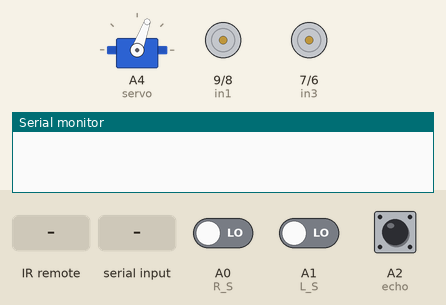
The sketch below on a simulated Arduino Uno, built with avr-gcc and run on an emulated ATmega328P. Shown: servo, motor-driver pin pairs drawn as motors (green arrow = first pin HIGH = forward, orange = second pin HIGH = backward, longer = more drive, scaled by the enable pin), the last lines printed to the serial monitor. Wiring (inferred from the names in the program): servo: signal A4. The test bench sets the inputs (shaded band); at power-on: A2 (echo) LOW, A0 (R_S) LOW, A1 (L_S) LOW. Servo pulses on a pin are drawn as a servo (544–2400 µs = 0–180°).

Above: at 4.7 s.
4.8 s: infrared code 0x47 received
At 7.5 s:
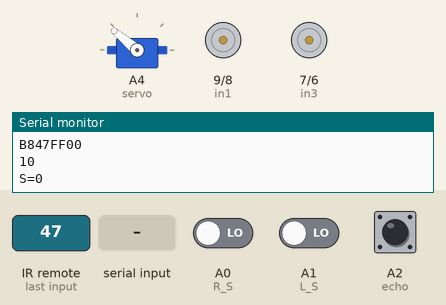
7.8 s: A2 (echo) pulsed HIGH 2 times (0.12 s each, 0.3 s apart)
10.8 s: "1\n" received over the second serial link
19.8 s: infrared code 0x46 received
At 22.1 s:
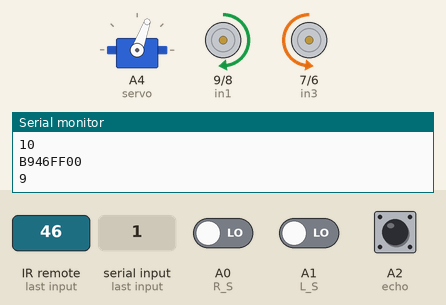
22.4 s: "0\n" received over the second serial link
At 27.8 s:
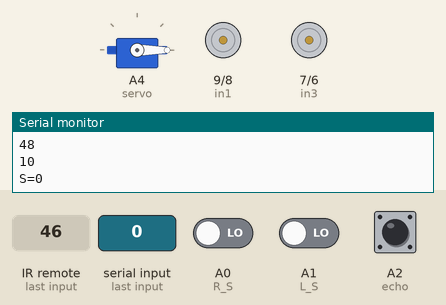
Timing chart, 0 to 31.6 s (numbered marks = the images above; inputs shaded):
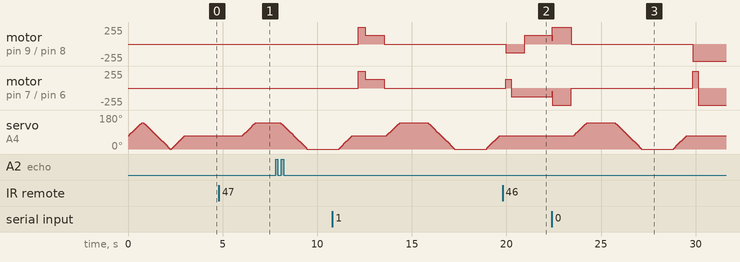

Measured:
- after the input at 4.8 s, servo on A4 (servo): moves from 70° to 140° over 0.67 s, starting after 1.3 s
- after the input at 19.8 s, servo on A4 (servo): stays 70° (without the input it goes to 75° after 2.2 s)
- after the input at 22.4 s, motor on pin 9 (in1) / pin 8 (in2): forward 130/255 → forward 255/255 at once, → stopped 1.0 s later, → backward 255/255 6.4 s later; motor on pin 7 (in3) / pin 6 (in4): backward 130/255 → backward 255/255 at once, → stopped 1.0 s later, → forward 255/255 6.4 s later, → backward 255/255 0.30 s later

The sketch:

robot_control.ino
```cpp
#include <SoftwareSerial.h>
SoftwareSerial BT_Serial(2, 3); // RX, TX

#include <IRremote.hpp>

const int RECV_PIN = A5;

#define enA 10//Enable1 L298 Pin enA
#define in1 9 //Motor1  L298 Pin in1
#define in2 8 //Motor1  L298 Pin in1
#define in3 7 //Motor2  L298 Pin in1
#define in4 6 //Motor2  L298 Pin in1
#define enB 5 //Enable2 L298 Pin enB

#define servo A4
#define R_S A0 //ir sensor Right
#define L_S A1 //ir sensor Left
#define echo A2    //Echo pin
#define trigger A3 //Trigger pin

int distance_L, distance_F = 30, distance_R;
long distance;
int set = 20;
int bt_ir_data; // variable to receive data from the serial port and IRremote
int Speed = 130;
int mode=0;
int IR_data;

void setup(){ // put your setup code here, to run once
  pinMode(R_S, INPUT); // declare if sensor as input
  pinMode(L_S, INPUT); // declare ir sensor as input
  pinMode(echo, INPUT );// declare ultrasonic sensor Echo pin as input
  pinMode(trigger, OUTPUT); // declare ultrasonic sensor Trigger pin as Output
  pinMode(enA, OUTPUT); // declare as output for L298 Pin enA
  pinMode(in1, OUTPUT); // declare as output for L298 Pin in1
  pinMode(in2, OUTPUT); // declare as output for L298 Pin in2
  pinMode(in3, OUTPUT); // declare as output for L298 Pin in3
  pinMode(in4, OUTPUT); // declare as output for L298 Pin in4
  pinMode(enB, OUTPUT); // declare as output for L298 Pin enB

  IrReceiver.begin(RECV_PIN, ENABLE_LED_FEEDBACK);

  Serial.begin(9600); // start serial communication at 9600bps
  BT_Serial.begin(9600);

  pinMode(servo, OUTPUT);

  for (int angle = 70; angle <= 140; angle += 5) {
    servoPulse(servo, angle);
  }
  for (int angle = 140; angle >= 0; angle -= 5) {
    servoPulse(servo, angle);
  }
  for (int angle = 0; angle <= 70; angle += 5) {
    servoPulse(servo, angle);
  }
  delay(500);
}

void loop(){
  if(BT_Serial.available() > 0){  //if some date is sent, reads it and saves in state
    bt_ir_data = BT_Serial.read();
    Serial.println(bt_ir_data);
    if(bt_ir_data > 20){
      Speed = bt_ir_data;
    }
  }

  if (IrReceiver.decode()) {
    Serial.println(IrReceiver.decodedIRData.decodedRawData, HEX);
    bt_ir_data = IRremote_data();
    Serial.println(bt_ir_data);
    IrReceiver.resume(); // Receive the next value
    delay(100);
  }

  if(bt_ir_data == 8){mode=0; Stop();}    //Manual Android Application and IR Remote Control Command
  else if(bt_ir_data == 9){mode=1; Speed=130;} //Auto Line Follower Command
  else if(bt_ir_data ==10){mode=2; Speed=255;} //Auto Obstacle Avoiding Command

  analogWrite(enA, Speed); // Write The Duty Cycle 0 to 255 Enable Pin A for Motor1 Speed
  analogWrite(enB, Speed); // Write The Duty Cycle 0 to 255 Enable Pin B for Motor2 Speed

  if(mode==0){
    //===============================================================================
    //                          Key Control Command
    //===============================================================================
    if(bt_ir_data == 1){forword(); }  // if the bt_data is '1' the DC motor will go forward
    else if(bt_ir_data == 2){backword();}  // if the bt_data is '2' the motor will Reverse
    else if(bt_ir_data == 3){turnLeft();}  // if the bt_data is '3' the motor will turn left
    else if(bt_ir_data == 4){turnRight();} // if the bt_data is '4' the motor will turn right
    else if(bt_ir_data == 5){Stop(); }     // if the bt_data '5' the motor will Stop
    //===============================================================================
    //                          Voice Control Command
    //===============================================================================
    else if(bt_ir_data == 6){turnLeft();  delay(400);  bt_ir_data = 5;}
    else if(bt_ir_data == 7){turnRight(); delay(400);  bt_ir_data = 5;}
  }

  if(mode==1){
    //===============================================================================
    //                          Line Follower Control
    //===============================================================================
    if((digitalRead(R_S) == 0)&&(digitalRead(L_S) == 0)){forword();}  //if Right Sensor and Left Sensor are at White color then it will call forword function
    if((digitalRead(R_S) == 1)&&(digitalRead(L_S) == 0)){turnRight();}//if Right Sensor is Black and Left Sensor is White then it will call turn Right function
    if((digitalRead(R_S) == 0)&&(digitalRead(L_S) == 1)){turnLeft();} //if Right Sensor is White and Left Sensor is Black then it will call turn Left function
    if((digitalRead(R_S) == 1)&&(digitalRead(L_S) == 1)){Stop();}     //if Right Sensor and Left Sensor are at Black color then it will call Stop function
  }

  if(mode==2){
    //===============================================================================
    //                          Obstacle Avoiding Control
    //===============================================================================
    distance_F = Ultrasonic_read();
    Serial.print("S=");Serial.println(distance_F);
    if (distance_F > set){forword();}
    else{Check_side();}
  }
  delay(10);
}

long IRremote_data(){
  // Using command value for IRremote 4.6.1
  uint8_t cmd = IrReceiver.decodedIRData.command;

  if(cmd == 0x18){IR_data=1;}
  else if(cmd == 0x52){IR_data=2;}
  else if(cmd == 0x08){IR_data=3;}
  else if(cmd == 0x5A){IR_data=4;}
  else if(cmd == 0x1C){IR_data=5;}
  else if(cmd == 0x45){IR_data=8;}
  else if(cmd == 0x46){IR_data=9;}
  else if(cmd == 0x47){IR_data=10;}

  return IR_data;
}

void servoPulse (int pin, int angle){
  int pwm = (angle*11) + 500;      // Convert angle to microseconds
  digitalWrite(pin, HIGH);
  delayMicroseconds(pwm);
  digitalWrite(pin, LOW);
  delay(50);                   // Refresh cycle of servo
}

//**********************Ultrasonic_read****************************
long Ultrasonic_read(){
  digitalWrite(trigger, LOW);
  delayMicroseconds(2);
  digitalWrite(trigger, HIGH);
  delayMicroseconds(10);
  distance = pulseIn (echo, HIGH);
  return distance / 29 / 2;
}

void compareDistance(){
  if (distance_L > distance_R){
    turnLeft();
    delay(350);
  }
  else if (distance_R > distance_L){
    turnRight();
    delay(350);
  }
  else{
    backword();
    delay(300);
    turnRight();
    delay(600);
  }
}

void Check_side(){
  Stop();
  delay(100);
  for (int angle = 70; angle <= 140; angle += 5)  {
    servoPulse(servo, angle);
  }
  delay(300);
  distance_L = Ultrasonic_read();
  delay(100);

  for (int angle = 140; angle >= 0; angle -= 5)  {
    servoPulse(servo, angle);
  }
  delay(500);
  distance_R = Ultrasonic_read();
  delay(100);

  for (int angle = 0; angle <= 70; angle += 5)  {
    servoPulse(servo, angle);
  }
  delay(300);
  compareDistance();
}

void forword(){  //forword
  digitalWrite(in1, HIGH); //Right Motor forword Pin
  digitalWrite(in2, LOW);  //Right Motor backword Pin
  digitalWrite(in3, LOW);  //Left Motor backword Pin
  digitalWrite(in4, HIGH); //Left Motor forword Pin
}

void backword(){ //backword
  digitalWrite(in1, LOW);  //Right Motor forword Pin
  digitalWrite(in2, HIGH); //Right Motor backword Pin
  digitalWrite(in3, HIGH); //Left Motor backword Pin
  digitalWrite(in4, LOW);  //Left Motor forword Pin
}

void turnRight(){ //turnRight
  digitalWrite(in1, LOW);  //Right Motor forword Pin
  digitalWrite(in2, HIGH); //Right Motor backword Pin
  digitalWrite(in3, LOW);  //Left Motor backword Pin
  digitalWrite(in4, HIGH); //Left Motor forword Pin
}

void turnLeft(){ //turnLeft
  digitalWrite(in1, HIGH); //Right Motor forword Pin
  digitalWrite(in2, LOW);  //Right Motor backword Pin
  digitalWrite(in3, HIGH); //Left Motor backword Pin
  digitalWrite(in4, LOW);  //Left Motor forword Pin
}

void Stop(){ //stop
  digitalWrite(in1, LOW); //Right Motor forword Pin
  digitalWrite(in2, LOW); //Right Motor backword Pin
  digitalWrite(in3, LOW); //Left Motor backword Pin
  digitalWrite(in4, LOW); //Left Motor forword Pin
}
```
